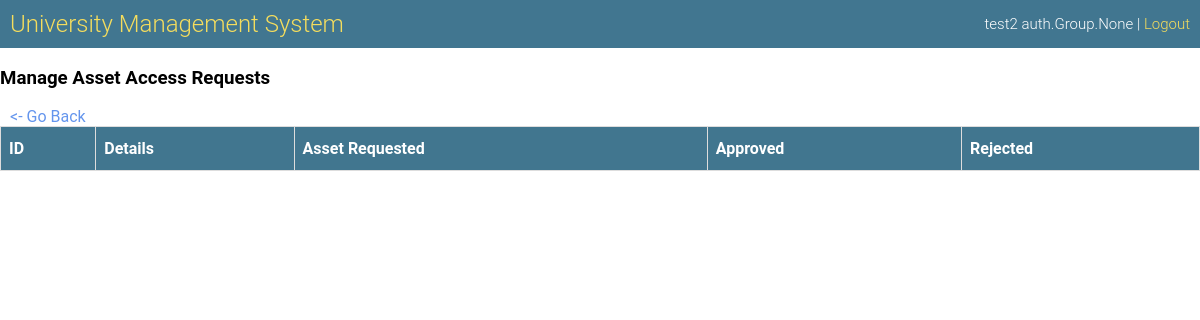
Before: /manage_asset_requests/ (signed in) with the older database file.
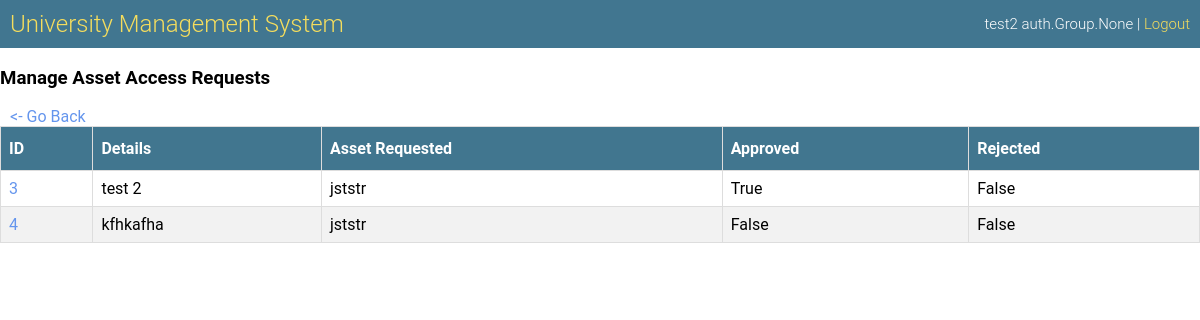
After: the same page with the newer database file.
### app/models.py (models this page shows)
class AssetRequest(Model):
    creator = ForeignKey(User, CASCADE, related_name='created_request_set')
    approved = BooleanField(default=False)
    rejected = BooleanField(default=False)
    details = TextField()

class AssetAccessRequest(AssetRequest):
    requested_asset = ForeignKey(Asset, CASCADE)

class AssetRequest(Model):
    creator = ForeignKey(User, CASCADE, related_name='created_request_set')
    approved = BooleanField(default=False)
    rejected = BooleanField(default=False)
    details = TextField()

class Asset(Model):
    name = CharField(max_length=50)
    details = TextField()
    contact_person = ForeignKey(User, SET_NULL, related_name='asset_manage_set', null=True)
    expiry_date = DateField()
    vendor = CharField(max_length=50)
    users = ManyToManyField(User, related_name='asset_use_set')
    def __str__(self):
        return self.name

### app/views.py (the view)
# urls.py: path('manage_asset_requests/', views.manage_asset_requests),
@login_required
def manage_asset_requests(request):
    user = get_user(request)
    asset_requests = []
    for asset in user.asset_manage_set.all():
        asset_requests.extend(asset.assetaccessrequest_set.all())
    return render(request, 'manage_asset_requests.html', {'items': asset_requests})

### app/templates/manage_asset_requests.html
<html>
    <head>
        <link rel="stylesheet" href="/static/app.css">
    </head>
    <body>
        <div class="header">
            <h1><a href="/">University Management System</a></h1>
            <p>{{user.username}} {{user.groups}} | <a href="/logout">Logout</a></p>
        </div>
        <h3>Manage Asset Access Requests</h3>
        <a style="cursor: pointer; padding-left: 10px;" onClick="javascript:history.go(-1); return false;"><- Go Back</a>
        <div class="table-container">
            <table>
                <thead>
                    <tr>
                        <th>ID</th>
                        <th>Details</th>
                        <th>Asset Requested</th>
                        <th>Approved</th>
                        <th>Rejected</th>
                    </tr>
                </thead>
                <tbody>
                    {% for item in items %}
                    <tr>
                        <td><a href="/act_on_request/{{item.id}}">{{item.id}}</a></td>
                        <td>{{item.details}}</td>
                        <td>{{item.requested_asset}}</td>
                        <td>{{item.approved}}</td>
                        <td>{{item.rejected}}</td>
                    </tr>
                    {% endfor %}
                </tbody>
            </table>
        </div>
    </body>
</html>

Changed rows visible on the page:
added AssetAccessRequest: id "3", details "test 2", requested_asset "jststr", approved "True", rejected "False"
added AssetAccessRequest: id "4", details "kfhkafha", requested_asset "jststr", approved "False", rejected "False"
